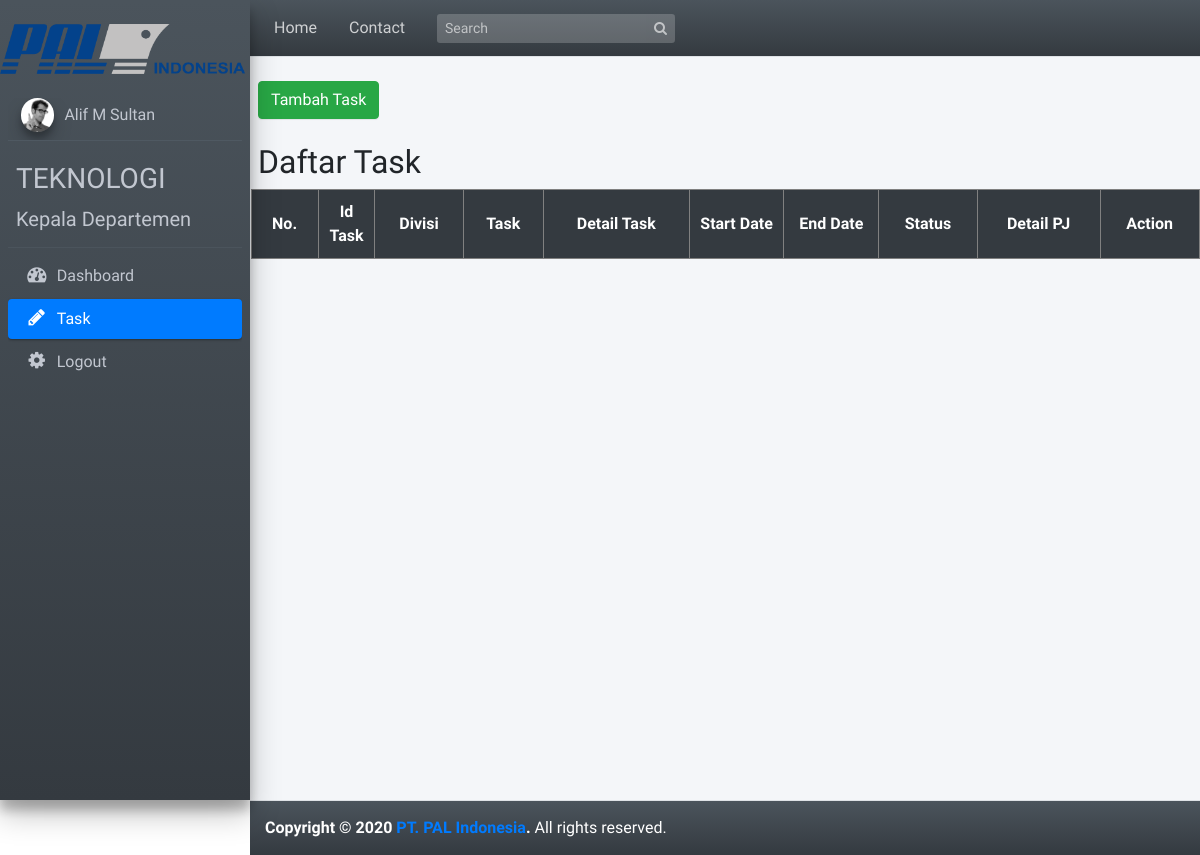
Page /pages/user_1/dashboard_1.php?task (signed in) on the earlier database version.
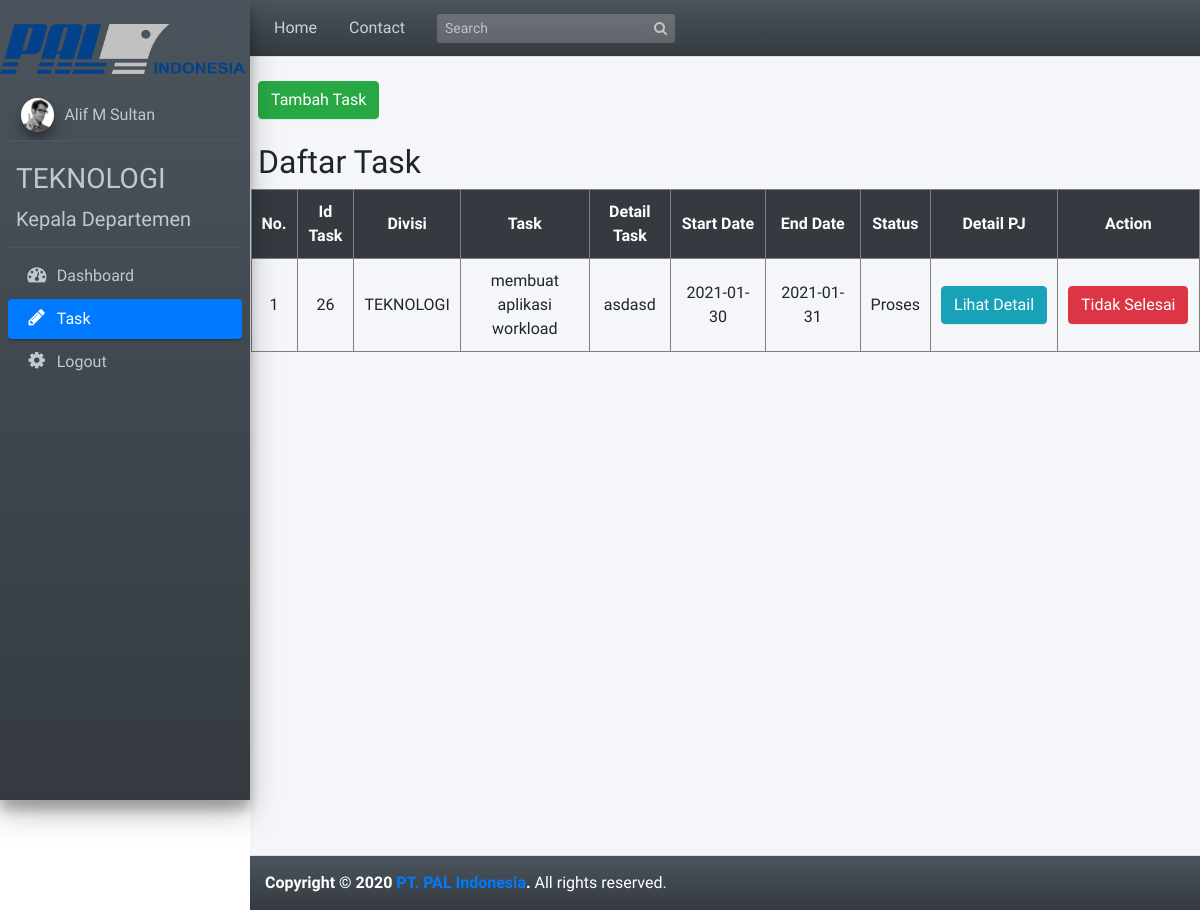
Same page on the later database version.
### tables this page shows
CREATE TABLE `tabel_task` (
  `id_task` int(11) NOT NULL,
  `divisi` varchar(255) NOT NULL,
  `task` varchar(255) NOT NULL,
  `detail_task` varchar(255) NOT NULL,
  `start_date` date NOT NULL,
  `end_date` date NOT NULL,
  `status` int(1) NOT NULL
);

### pages/user_1/daftar_task.php (the view, shortened to what this page needs)
<?php
  $no=1;
  $connect = mysqli_connect("localhost", "root", "", "magang_pal");
  $query = "SELECT * FROM tabel_task WHERE divisi='$_SESSION[divisi]' ORDER BY id_task DESC";
  $result = mysqli_query($connect, $query);
?>
<br>
<button type="button" name="age" id="age" data-toggle="modal" data-target="#create_task_modal"
      class="btn btn-success">Tambah Task</button>
      <br><br>
<h2>Daftar Task</h2>
      <div class="panel panel-flat">
        <div class="row mb-2">
          <div class="table-responsive">
            <div id="daftar_task">
              <table border="1" cellpadding="10" style="text-align:center;">
                <tr bgcolor="#343a40"  style="color:#ffffff;">
                  <th >No.</th>
                  <th width="6%" >Id Task</th>
                  <th >Divisi</th>
                  <th >Task</th>
                  <th >Detail Task</th>
                  <th width="10%">Start Date</th>
                  <th width="10%">End Date</th>
                  <th>Status</th>
                  <th>Detail PJ</th>
                  <th>Action</th>
                </tr>
                <?php
                  while($row = mysqli_fetch_array($result))
                  {
                  ?>
                  <tr>
                    <td><?php echo $no ?></td>
                    <td><?php echo $row['id_task'] ?></td>
                    <td><?php echo $row['divisi'] ?></td>
                    <td><?php echo $row['task'] ?></td>
                    <td><?php echo $row['detail_task'] ?></td>
                    <td><?php echo $row['start_date'] ?></td>
                    <td><?php echo $row['end_date']?></td>
                    <td> <?php if($row['status']=='0')
                      { ?>
                        <a>Proses</a>
                    <?php } else if ($row['status']=='1'){ ?>
                      <a>Sudah Selesai</a>
                    <?php } else { ?>
                      <a>Tidak Selesai</a>
                    <?php }  ?>
                  </td>
                    <td><input type="button" name="view" value="Lihat Detail" id="<?php echo $row["id_task"]; ?>" class="btn btn-info btn-xs view_data" /></td>
                    <td>
                    <?php
                    $sekarang = date('Y-m-d');
                    if($sekarang > $row['end_date']){?>
                    <?php }else{ ?>
                    <a href='update_status.php?id=<?php echo $row[id_task] ?>' class="btn btn-danger btn-xs">Tidak Selesai</td>
                    <?php }?>
                  </tr>
                  <?php $no++;
                  }
                ?>
              </table>
            </div>
          </div>
        </div>
      </div>
</div>
</div>

Differences in the rows shown:
added tabel_task: id_task "26", divisi "TEKNOLOGI", task "membuat aplikasi workload", detail_task "asdasd", start_date "2021-01-30", end_date "2021-01-31", status "Proses"
